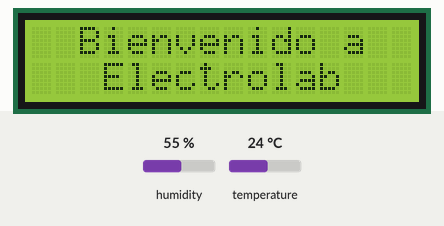
This sketch was run on a simulated Arduino Uno, built with avr-gcc and run on an emulated ATmega328P. Parts: 16×2 character LCD. Inputs (shaded band) come from the test bench; at power-on: humidity 55 %, temperature 24 °C.

Above: at 0.1 s.
At 3.2 s:
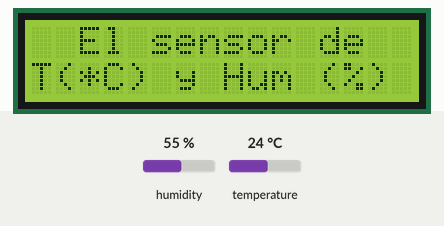
At 6.2 s:
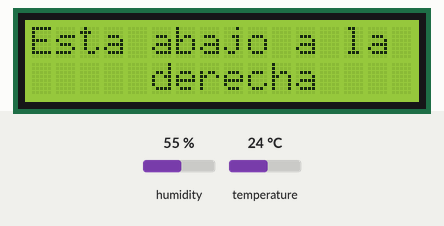
At 9.2 s:
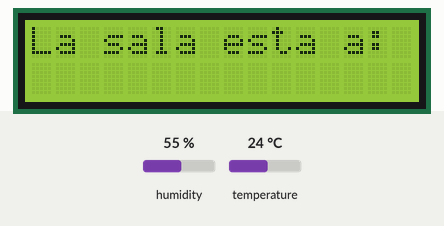
At 12.2 s:
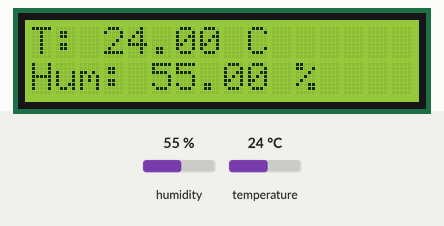

The sketch:

temp_hum_lcd_example.ino
```cpp
#include <LiquidCrystal_I2C.h>
#include "DHT.h"

#define DHTTYPE DHT22

const int DHTPin = 7;

LiquidCrystal_I2C lcd(0x27,16,2);
DHT dht(DHTPin, DHTTYPE);

void setup() {

  lcd.init();
  lcd.backlight();
  lcd.setCursor(0,0);
  dht.begin();

}

void loop() {
 // Reading temperature or humidity takes about 250 milliseconds!
  float h = dht.readHumidity();
  float t = dht.readTemperature();

  if (isnan(h) || isnan(t)) {
      Serial.println("Failed to read from DHT sensor!");
      return;
  }
  lcd.setCursor(2, 0);
  lcd.print("Bienvenido a");
  lcd.setCursor(3, 1);
  lcd.print("Electrolab");
  delay(3000);
  lcd.clear();
  lcd.setCursor(2, 0);
  lcd.print("El sensor de");
  lcd.setCursor(0, 1);
  lcd.print("T(*C) y Hum (%)");
  delay(3000);
  lcd.clear();
  lcd.setCursor(0, 0);
  lcd.print("Esta abajo a la");
  lcd.setCursor(5, 1);
  lcd.print("derecha");
  delay(3000);
  lcd.clear();
  lcd.setCursor(0, 0);
  lcd.print("La sala esta a:");
  delay(3000);
  lcd.clear();
  lcd.setCursor(0, 0);
  lcd.print("T: "+ String(t)+" C");
  lcd.setCursor(0, 1);
  lcd.print("Hum: "+ String(h)+" %");
  delay(3000);
  lcd.clear();

}
```

Measured:
- by itself, everything shown: repeats every 15.1 s, in 6 steps
- what the display in image 1 shows lasts 3.0 s, from 3.1 s to 6.1 s
